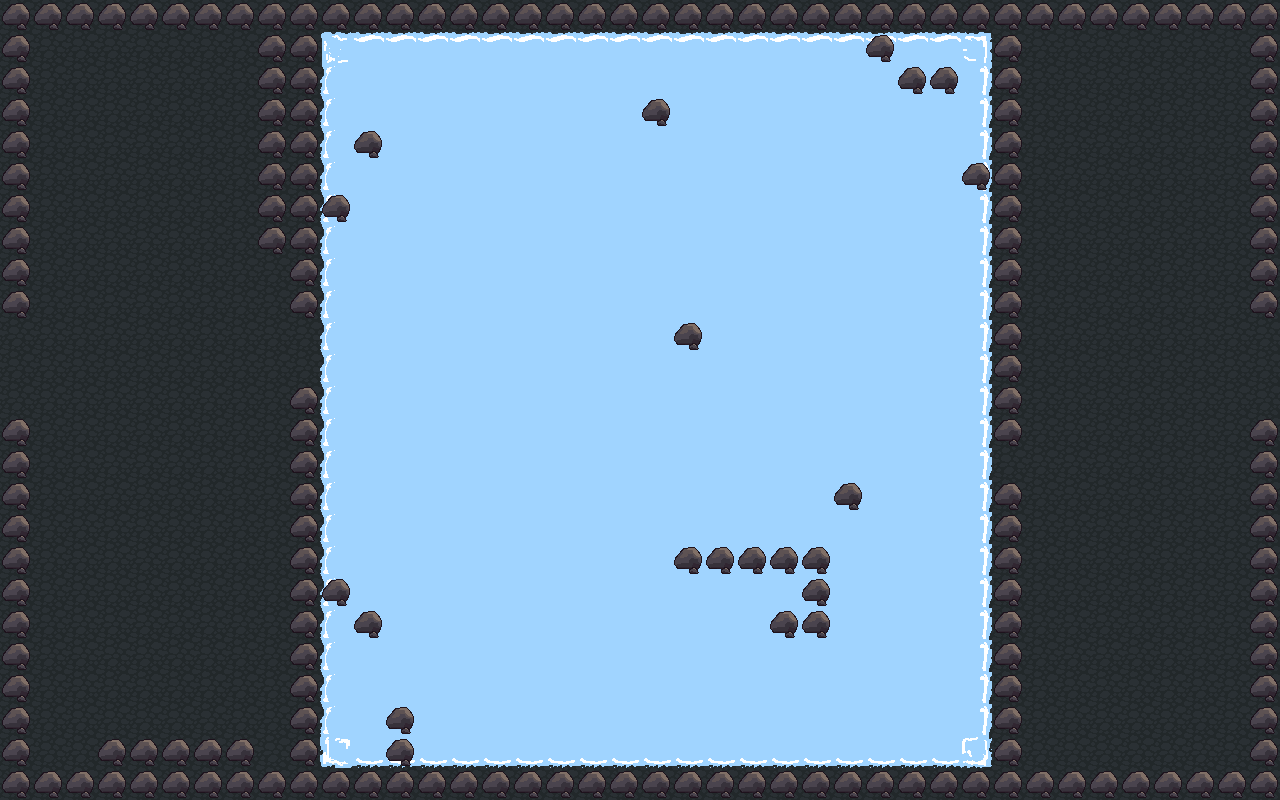

Rendered tile map (Tiled .tmx) drawn with the repository's tilesets; below, a short description and the map source with its tile grids summarised:
An orthogonal 40x25 tile map with 32x32 px tiles, 3 tile layers (Tile Layer 1, Tile Layer 2, Tile Layer 3), 2 tilesets and 39 objects (BoulderMaze001, health).

<map version="1.0" orientation="orthogonal" renderorder="right-down" width="40" height="25" tilewidth="32" tileheight="32">
 <properties>
  <property name="music" value="overdrive.wav" />
  <property name="tut" value="Haha! Not so easy now!`The blue tiles are slippery, you'll slide across it`Try to solve the puzzle, and then get through the enemies to go to the next stage`Good luck! " />
 </properties>
 <tileset firstgid="1" name="terrain" tilewidth="32" tileheight="32">
  <image source="terrain.png" width="672" height="736" />
 </tileset>
 <tileset firstgid="484" name="ice" tilewidth="32" tileheight="32">
  <image source="ice.png" width="96" height="96" />
 </tileset>
 <layer name="Tile Layer 1" width="40" height="25">
  <data>[1000 cells, 1000 non-empty, 2 distinct tile ids]</data>
 </layer>
 <layer name="Tile Layer 2" width="40" height="25">
  <data>[1000 cells, 274 non-empty, 9 distinct tile ids]</data>
 </layer>
 <layer name="Tile Layer 3" width="40" height="25">
  <data>[1000 cells, 6 non-empty, 1 distinct tile ids]</data>
 </layer>
 <objectgroup name="Walls">
  <object x="352" y="128" width="32" height="32" />
  <object x="640" y="96" width="32" height="32" />
  <object x="864" y="32" width="32" height="32" />
  <object x="896" y="64" width="64" height="32" />
  <object x="960" y="160" width="32" height="32" />
  <object x="672" y="320" width="32" height="32" />
  <object x="832" y="480" width="32" height="32" />
  <object x="672" y="544" width="160" height="32" />
  <object x="768" y="608" width="64" height="32" />
  <object x="800" y="576" width="32" height="32" />
  <object x="320" y="576" width="32" height="32" />
  <object x="352" y="608" width="32" height="32" />
  <object x="384" y="704" width="32" height="64" />
  <object x="288" y="384" width="32" height="384" />
  <object x="288" y="768" width="736" height="32" />
  <object x="992" y="480" width="32" height="288" />
  <object x="992" y="0" width="32" height="448" />
  <object x="256" y="0" width="64" height="256" />
  <object x="288" y="256" width="32" height="64" />
  <object x="320" y="0" width="672" height="32" />
  <object x="0" y="0" width="256" height="32" />
  <object x="0" y="32" width="32" height="288" />
  <object x="0" y="416" width="32" height="352" />
  <object x="0" y="768" width="288" height="32" />
  <object x="96" y="736" width="160" height="32" />
  <object x="1024" y="768" width="256" height="32" />
  <object x="1248" y="416" width="32" height="352" />
  <object x="1024" y="0" width="256" height="32" />
  <object x="1248" y="32" width="32" height="288" />
  <object x="320" y="192" width="32" height="32" />
 </objectgroup>
 <objectgroup name="Sliding ice">
  <object x="320" y="32" width="672" height="736" />
 </objectgroup>
 <objectgroup name="Enemy Spawn">
  <object x="1056" y="64" width="32" height="32" />
  <object x="1120" y="192" width="32" height="32" />
  <object x="1056" y="544" width="32" height="32" />
  <object x="1184" y="448" width="32" height="32" />
  <object x="1184" y="352" width="32" height="32" />
 </objectgroup>
 <objectgroup name="Player spawn">
  <object x="32" y="320" width="32" height="32" />
 </objectgroup>
 <objectgroup name="End of Level">
  <object name="BoulderMaze001" x="1280" y="320" width="32" height="96" />
 </objectgroup>
 <objectgroup name="Items">
  <object name="health" x="320" y="448" width="32" height="32" />
 </objectgroup>
</map>
